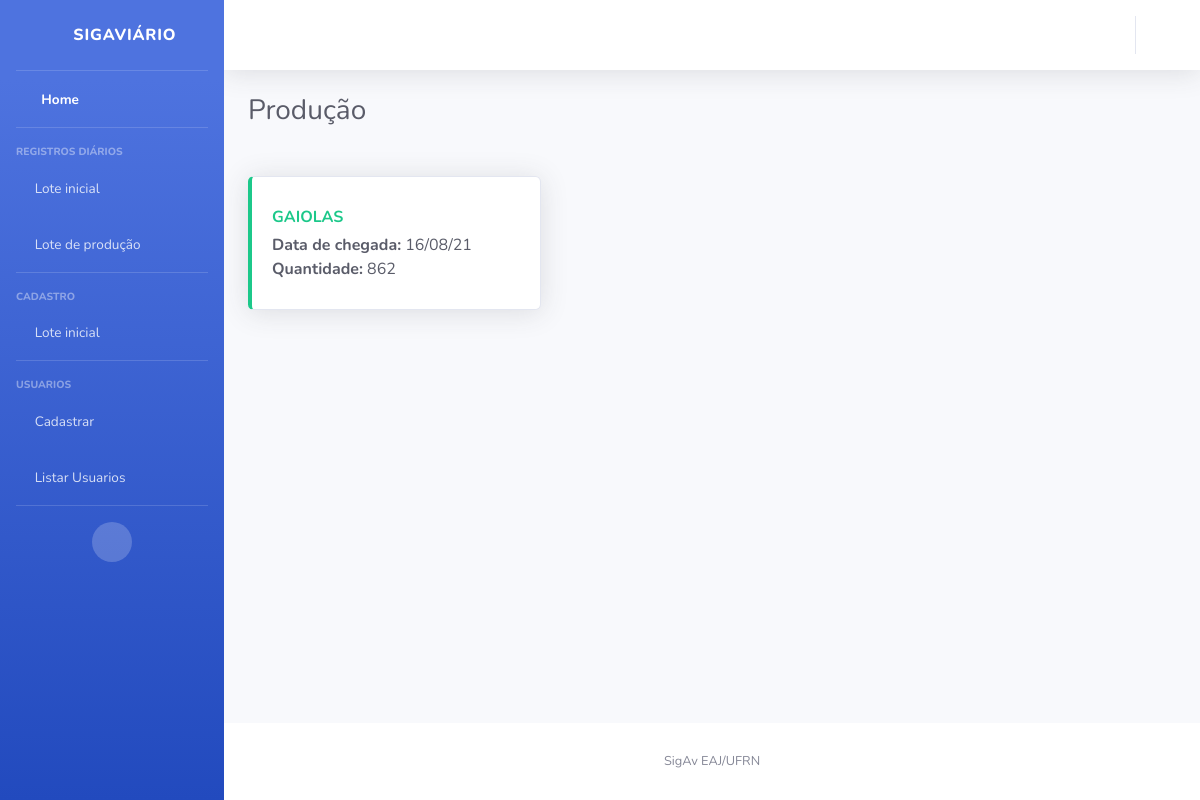
The app's page /producao/listar/ with its own data.
### producao/models.py (models this page shows, shortened)
class Fase_postura(models.Model):
    lote = models.ForeignKey(Lote, on_delete=models.RESTRICT)
    tipo_sistema = models.CharField(max_length=1, choices=TIPODECRIACAO)
    data_chegada = models.DateField(default=date.today)
    quantidade_aves_chegada = models.PositiveIntegerField()
    quantidade_aves_final = models.PositiveIntegerField(null=True, blank=True)
    media_postura_diaria = models.DecimalField(max_digits=10, decimal_places=2, default=0)
    status = models.CharField(max_length=1, choices=STATUS, default='A') # Representa a existência ou não das aves no ambiente
    observacoes = models.CharField(max_length=400, null=True, blank=True)
    class Meta:
        ordering = ('status','tipo_sistema',)

### producao/views.py (the view)
# urls.py: path('listar/', views.Listar_Producao.as_view(), name='listar'),
class Listar_Producao(ListView):
    model = Fase_postura
    queryset = Fase_postura.objects.filter(status='A')
    template_name = 'producao/listar.html'

### templates/producao/listar.html (shortened to what this page needs)
{% extends "base.html" %}
{% block titulo %}
Produção
{% endblock %}
{% block conteudo %}
    {% if object_list %}
        {% for producao in object_list %}
       {%if forloop.counter0|divisibleby:3 %}
        <br>
       <div class="row">
       {%endif%}
                {%  if producao.tipo_sistema == "A" %}
                <div class="col-lg-4 col-md-6">
                  <a href="{% url 'producao:detalhes' pk=producao.id %}" style="text-decoration: none;">
                    <div class="card border-left-primary shadow h-100 py-2">
                      <div class="card-body">
                        <div class="row no-gutters align-items-center">
                          <div class="col mr-2">
                            <div class="text-m font-weight-bold text-primary text-uppercase mb-1">{{producao.get_tipo_sistema_display}}</div>
                            <div class="mb-0 text-gray-800"><strong>Data de chegada:</strong> {{producao.data_chegada|date:"d/m/y"}}</div>
                            <div class="mb-0 text-gray-800"><strong>Quantidade:</strong> {{producao.quantidade_aves_final}}</div>
                          </div>
                          <div class="col-auto">
                            <i class="fas fa-kiwi-bird fa-3x" style="color:#007bff"></i>
                          </div>
                        </div>
                      </div>
                    </div>
                  </a>
                </div>
                {% elif producao.tipo_sistema == "B"%}
                <div class="col-lg-4 col-md-6">
                  <a href="{% url 'producao:detalhes' pk=producao.id %}" style="text-decoration: none;">
                  <div class="card border-left-success shadow h-100 py-2">
                    <div class="card-body">
                      <div class="row no-gutters align-items-center">
                        <div class="col mr-2">
                          <div class="text-m font-weight-bold text-success text-uppercase mb-1">{{producao.get_tipo_sistema_display}}</div>
                          <div class="mb-0 text-gray-800"><strong>Data de chegada:</strong> {{producao.data_chegada|date:"d/m/y"}}</div>
                          <div class="mb-0 text-gray-800"><strong>Quantidade:</strong> {{producao.quantidade_aves_final}}</div>
                        </div>
                        <div class="col-auto">
                          <i class="fas fa-border-all fa-3x" style="color:#28a745"></i>
                        </div>
                      </div>
                    </div>
                  </div>
                </a>
                </div>
               {%endif%}
        {% endfor %}
     {% if not object_list|length|divisibleby:3 %}
      </div>
     {% endif %}
    {% else %}
        <p>Não há produção.</p>
    {% endif %}
{% endblock %}

### records on screen
Fase_postura: tipo_sistema "GAIOLAS", data_chegada "16/08/21", quantidade_aves_final "862"
